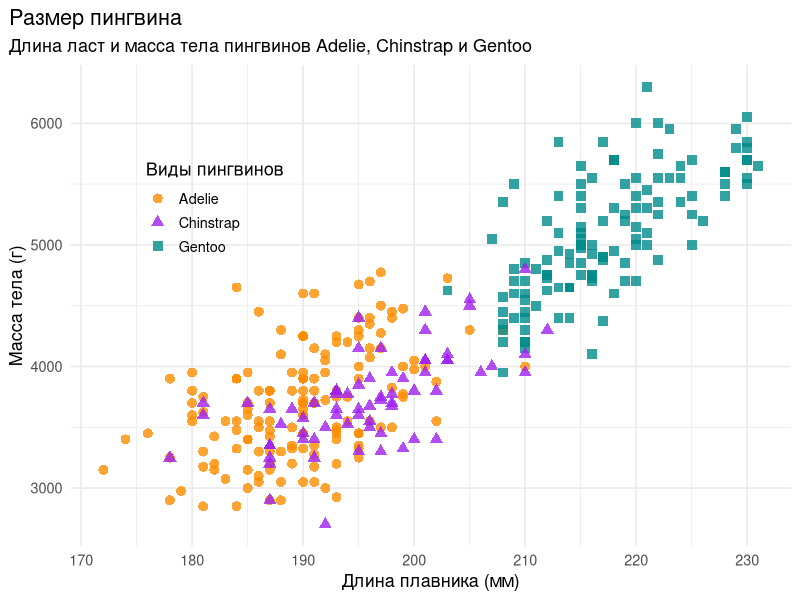

Write R code to recreate this figure.
## ---- chunk 1
#| warning: false
#| message: false
#| code-overflow: wrap
#| fig-width: 7
#| fig-height: 6

library(palmerpenguins)
library(ggplot2)

mass_flipper <- ggplot(data = penguins, 
                       aes(x = flipper_length_mm,
                           y = body_mass_g)) +
  geom_point(aes(color = species, 
                 shape = species),
                 size = 3,
                 alpha = 0.8) +
  scale_color_manual(values = c("darkorange","purple","cyan4")) +
  labs(title = "Размер пингвина",
       subtitle = "Длина ласт и масса тела пингвинов Adelie, Chinstrap и Gentoo",
       x = "Длина плавника (мм)",
       y = "Масса тела (г)",
       color = "Виды пингвинов",
       shape = "Виды пингвинов") +
  theme_minimal(base_size = 13) +
  theme(legend.position = c(0.2, 0.7),
        plot.title.position = "plot",
        plot.caption = element_text(hjust = 0, face= "italic"),
        plot.caption.position = "plot")

mass_flipper
